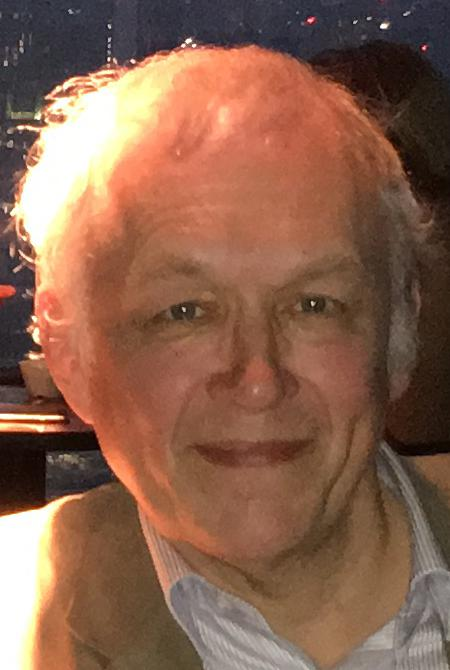
#> input picture src/16 Scientific Libraries/04 SciKitImage/images/chris.jpg, 450 x 670 px
$ python 06.grayscale_art.py
#> lines starting #> are read from the running program, lines starting #| are printed output that depends on the picture; after the words box and inside, x2 and y2 are one past the last pixel; in counts of white or black regions, pixels touching at a corner belong together
'''
Grayscale Art
=============
This is a bit of fun. I've just used the previous image and filled in areas with greyscales to create some "art".
'''

import matplotlib.pyplot as plt
import skimage.io as io

fig, ax = plt.subplots(ncols=1, nrows=1, figsize=(10, 4), dpi=72*3)
fig.canvas.manager.set_window_title("Chris Seddon in Black and White")
image = io.imread("images/chris.jpg", as_gray=True) * 256
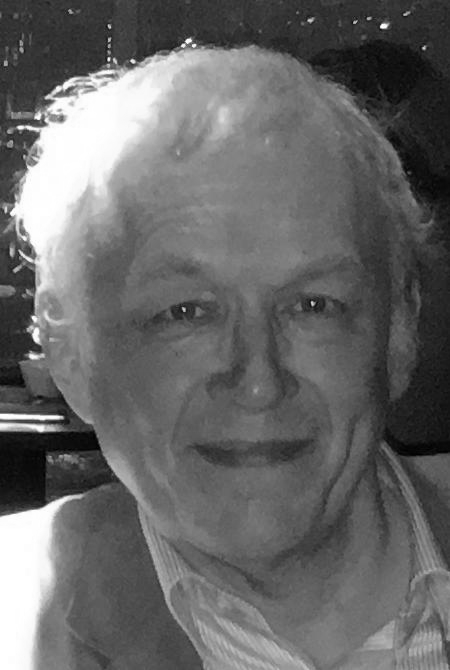
#> image: shape (670, 450) float64; min 1.49, max 256, mean 104.7; drawn with min black and max white
t1 = 90
t2 = 116
t3 = 154

image[image < t1] = 0
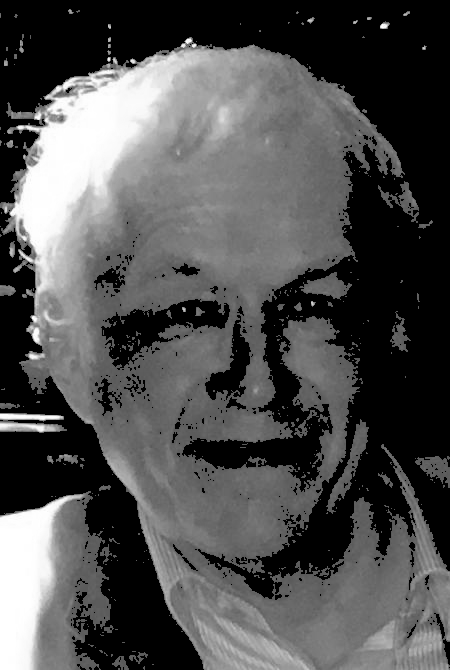
#> image: shape (670, 450) float64; min 0, max 256, mean 80.7; drawn with min black and max white
image[(image > t1) & (image <= t2)] = t2
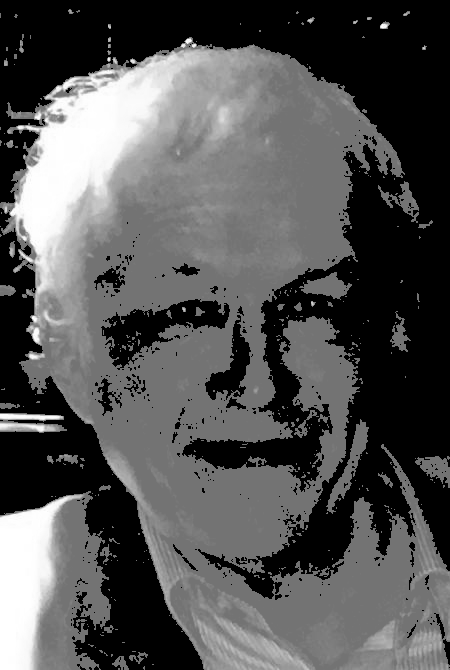
#> image: shape (670, 450) float64; min 0, max 256, mean 84.5; drawn with min black and max white
image[(image > t2) & (image <= t3)] = t3
#> image: shape (670, 450) float64; 18.15% of pixels changed, all inside (x1, y1, x2, y2) = (0, 9, 450, 670)
image[image > t3] = 255
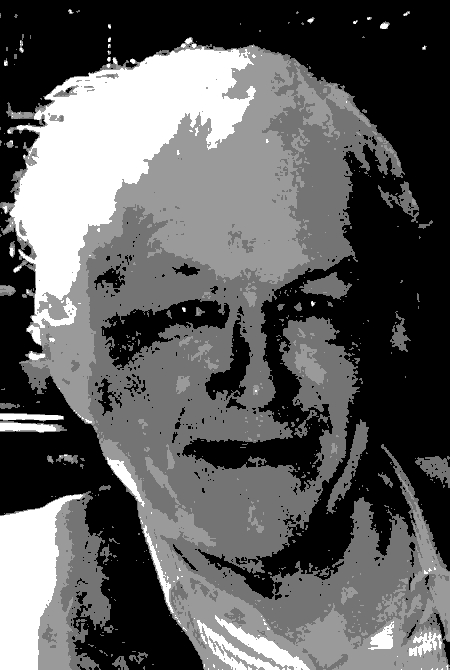
#> image: shape (670, 450) float64; min 0, max 255, mean 94.4

plt.axis('off')
ax.imshow(image, cmap=plt.cm.gray)
plt.savefig("out/chris_in_gray.pdf")
plt.show()

$ run again, with src/16 Scientific Libraries/04 SciKitImage/images/DSCF1129.JPG copied over src/16 Scientific Libraries/04 SciKitImage/images/chris.jpg
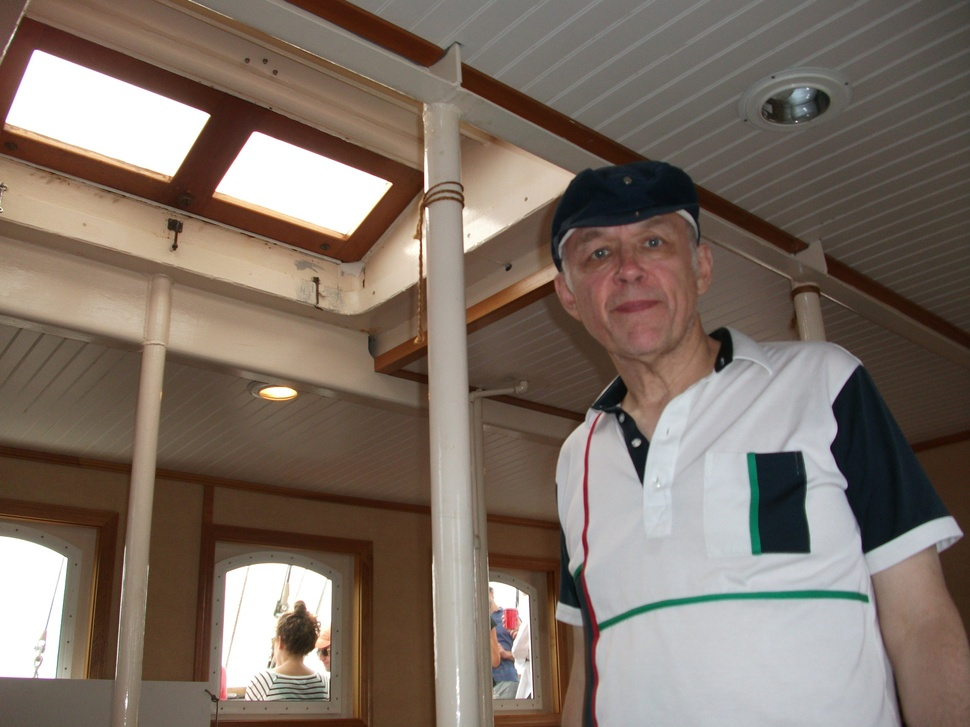
#> input picture src/16 Scientific Libraries/04 SciKitImage/images/DSCF1129.JPG, 970 x 727 px, shrunk from 1600 x 1200 before the run
#> `image[image < t1] = 0`:
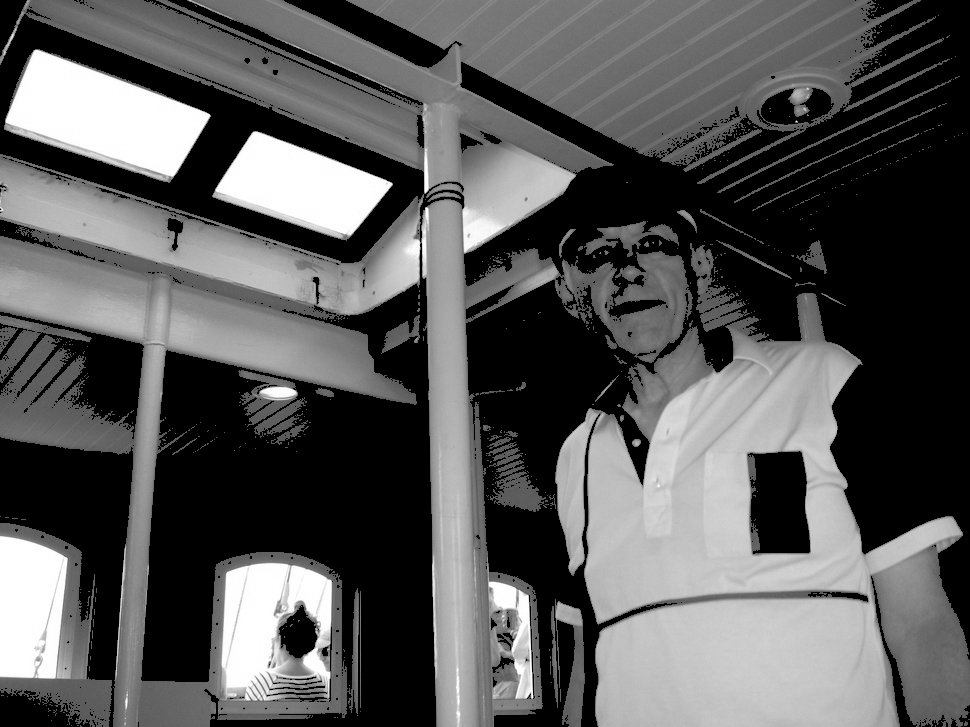
#> image: shape (727, 970) float64; min 0, max 256, mean 89.6; drawn with min black and max white
#> `image[image > t3] = 255`:
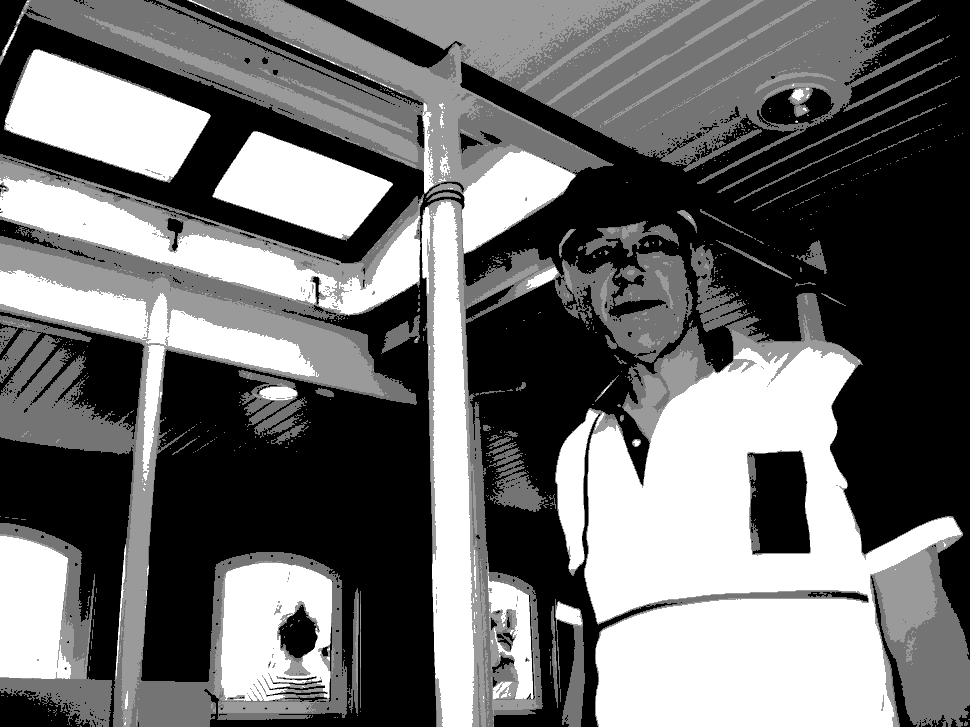
#> image: shape (727, 970) float64; min 0, max 255, mean 109.3

$ run again, with src/16 Scientific Libraries/04 SciKitImage/images/DSCF1169.JPG copied over src/16 Scientific Libraries/04 SciKitImage/images/chris.jpg
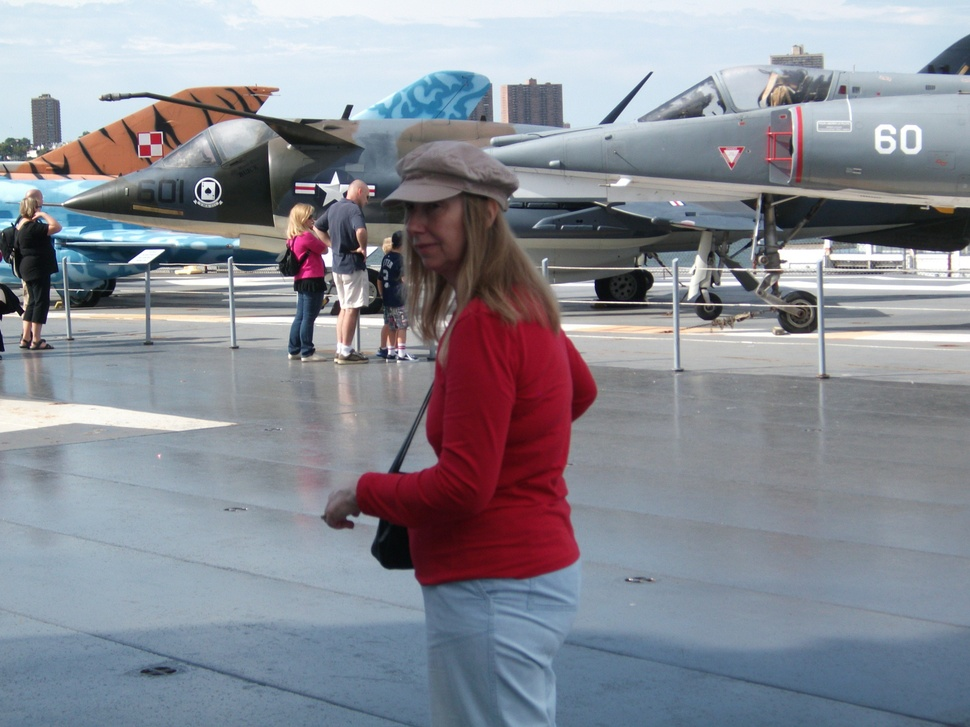
#> input picture src/16 Scientific Libraries/04 SciKitImage/images/DSCF1169.JPG, 970 x 727 px, shrunk from 1600 x 1200 before the run
#> `image[image < t1] = 0`:
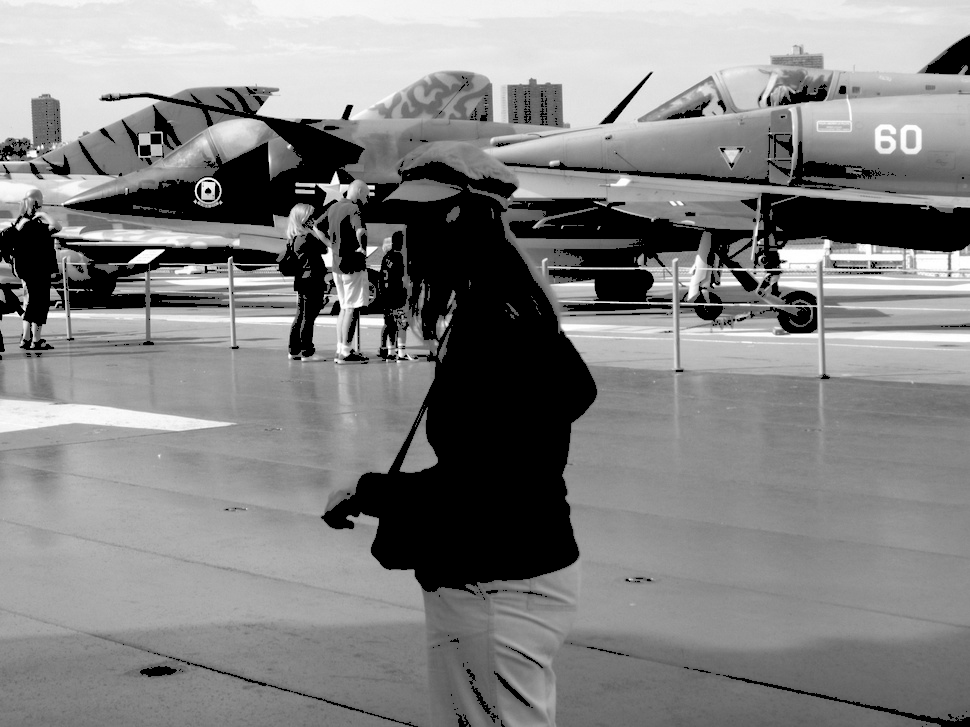
#> image: shape (727, 970) float64; min 0, max 256, mean 132; drawn with min black and max white
#> `image[image > t3] = 255`:
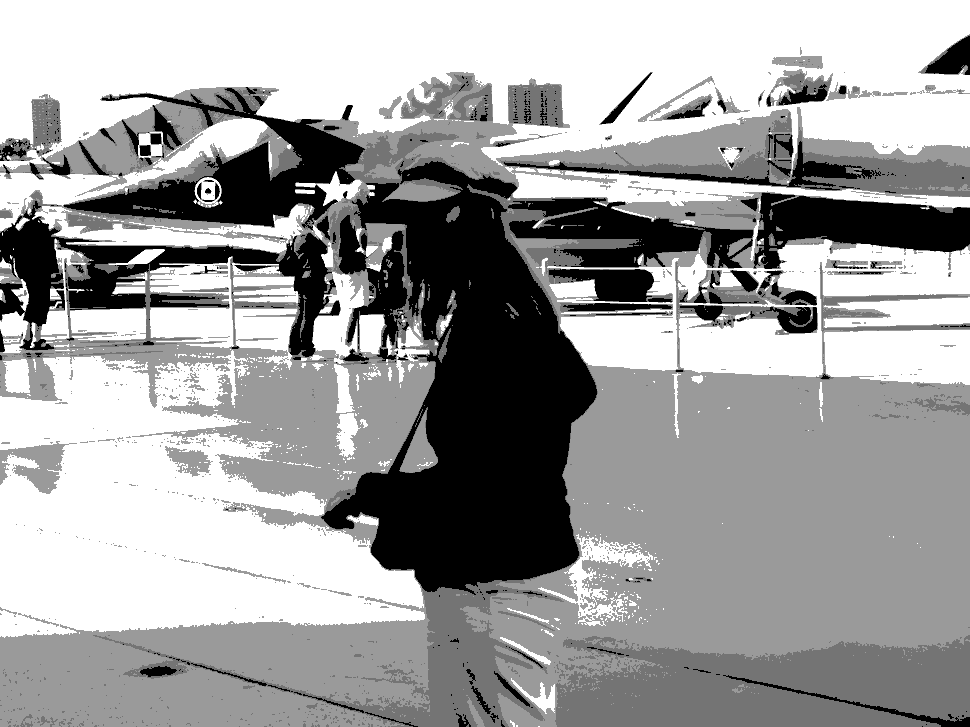
#> image: shape (727, 970) float64; min 0, max 255, mean 159.8
